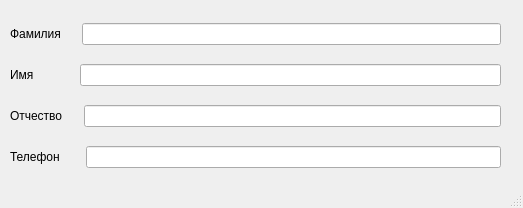
<?xml version="1.0" encoding="UTF-8"?>
<ui version="4.0">
 <class>MainWindow</class>
 <widget class="QMainWindow" name="MainWindow">
  <property name="geometry">
   <rect>
    <x>0</x>
    <y>0</y>
    <width>523</width>
    <height>208</height>
   </rect>
  </property>
  <property name="windowTitle">
   <string>MainWindow</string>
  </property>
  <widget class="QWidget" name="centralwidget">
   <widget class="QWidget" name="">
    <property name="geometry">
     <rect>
      <x>10</x>
      <y>10</y>
      <width>491</width>
      <height>171</height>
     </rect>
    </property>
    <layout class="QVBoxLayout" name="verticalLayout">
     <item>
      <layout class="QHBoxLayout" name="horizontalLayout_4">
       <item>
        <widget class="QLabel" name="label">
         <property name="text">
          <string>Фамилия</string>
         </property>
        </widget>
       </item>
       <item>
        <spacer name="horizontalSpacer">
         <property name="orientation">
          <enum>Qt::Orientation::Horizontal</enum>
         </property>
         <property name="sizeType">
          <enum>QSizePolicy::Policy::Preferred</enum>
         </property>
         <property name="sizeHint" stdset="0">
          <size>
           <width>15</width>
           <height>20</height>
          </size>
         </property>
        </spacer>
       </item>
       <item>
        <widget class="QLineEdit" name="lineEdit"/>
       </item>
      </layout>
     </item>
     <item>
      <layout class="QHBoxLayout" name="horizontalLayout_3">
       <item>
        <widget class="QLabel" name="label_2">
         <property name="text">
          <string>Имя</string>
         </property>
        </widget>
       </item>
       <item>
        <spacer name="horizontalSpacer_2">
         <property name="orientation">
          <enum>Qt::Orientation::Horizontal</enum>
         </property>
         <property name="sizeType">
          <enum>QSizePolicy::Policy::Preferred</enum>
         </property>
         <property name="sizeHint" stdset="0">
          <size>
           <width>40</width>
           <height>20</height>
          </size>
         </property>
        </spacer>
       </item>
       <item>
        <widget class="QLineEdit" name="lineEdit_2"/>
       </item>
      </layout>
     </item>
     <item>
      <layout class="QHBoxLayout" name="horizontalLayout_2">
       <item>
        <widget class="QLabel" name="label_3">
         <property name="text">
          <string>Отчество</string>
         </property>
        </widget>
       </item>
       <item>
        <spacer name="horizontalSpacer_3">
         <property name="orientation">
          <enum>Qt::Orientation::Horizontal</enum>
         </property>
         <property name="sizeType">
          <enum>QSizePolicy::Policy::Preferred</enum>
         </property>
         <property name="sizeHint" stdset="0">
          <size>
           <width>15</width>
           <height>20</height>
          </size>
         </property>
        </spacer>
       </item>
       <item>
        <widget class="QLineEdit" name="lineEdit_3"/>
       </item>
      </layout>
     </item>
     <item>
      <layout class="QHBoxLayout" name="horizontalLayout">
       <item>
        <widget class="QLabel" name="label_4">
         <property name="text">
          <string>Телефон</string>
         </property>
        </widget>
       </item>
       <item>
        <spacer name="horizontalSpacer_4">
         <property name="orientation">
          <enum>Qt::Orientation::Horizontal</enum>
         </property>
         <property name="sizeType">
          <enum>QSizePolicy::Policy::Preferred</enum>
         </property>
         <property name="sizeHint" stdset="0">
          <size>
           <width>20</width>
           <height>20</height>
          </size>
         </property>
        </spacer>
       </item>
       <item>
        <widget class="QLineEdit" name="lineEdit_4"/>
       </item>
      </layout>
     </item>
    </layout>
   </widget>
  </widget>
  <widget class="QStatusBar" name="statusbar"/>
 </widget>
 <resources/>
 <connections/>
</ui>
